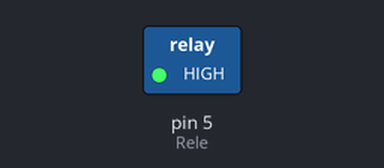
The sketch below on a simulated Arduino Uno, built with avr-gcc and run on an emulated ATmega328P. Parts: switched loads named in the sketch (green lamp = pin HIGH). Dashed ring = blinking.

Above: at 0.5 s.
Timing chart, 0 to 4.6 s (numbered marks = the images above):
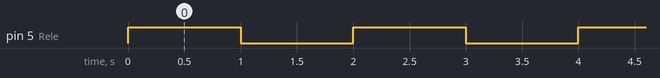

The sketch:

Rele.ino
```cpp
//Definimos constantes
#define Rele 5
#define Tiempo 1000
void setup() {
  // put your setup code here, to run once:

  pinMode(Rele,OUTPUT); //Declaramos pin 5 como salida

}

void loop() {
  // put your main code here, to run repeatedly:

  digitalWrite(Rele,HIGH); //Activamos Rele

  delay(Tiempo);    //Esperamos

  digitalWrite(Rele,LOW);   //Desactivamos Rele

  delay(Tiempo);    //Esperamos

}
```

Measured:
- by itself, pin 5 (Rele): alternates HIGH for 1.0 s and LOW for 1.0 s
